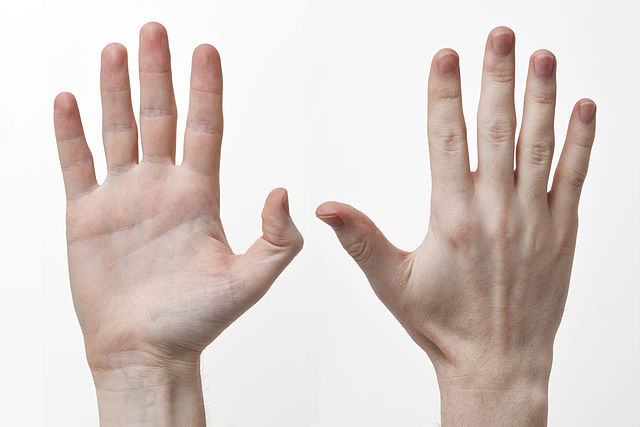
#> input picture Kodlar/hand.jpg, 640 x 427 px
$ python h4_8_hist_esitleme.py
#> lines starting #> are read from the running program, lines starting #| are printed output that depends on the picture
#histogram eşitleme
import cv2
import matplotlib.pyplot as plt
import numpy as np
import math
# görüntüyü yeniden boyutlandırma yapacaksak
# image2 = cv2.resize(image, (500, 600))
img = cv2.imread('hand.jpg',0)
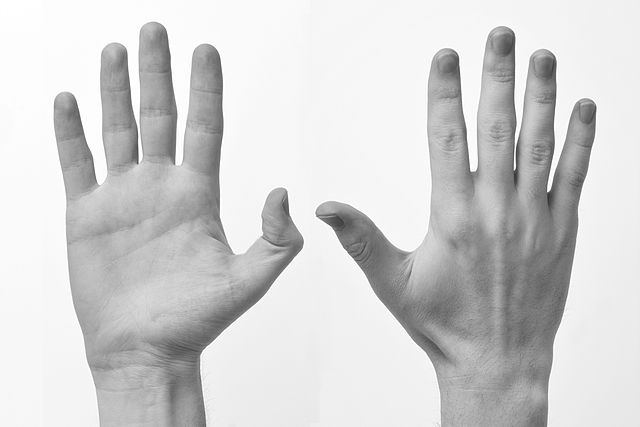
#> img: shape (427, 640); min 47, max 255, mean 209.4
equ = cv2.equalizeHist(img)
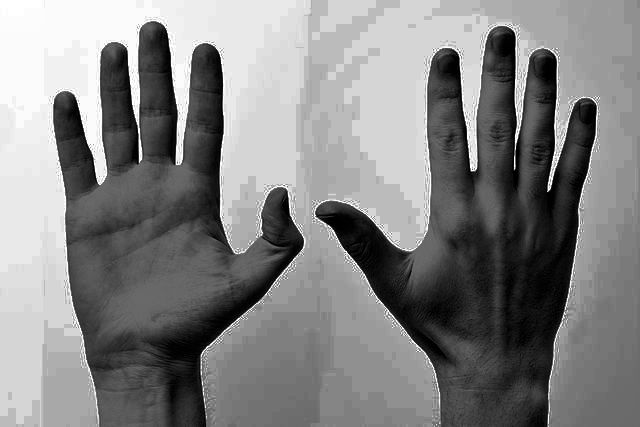
#> equ: shape (427, 640); min 0, max 255, mean 130.7
# iki görüntüyü tek pencerede gösterme
res = np.hstack((img, equ))
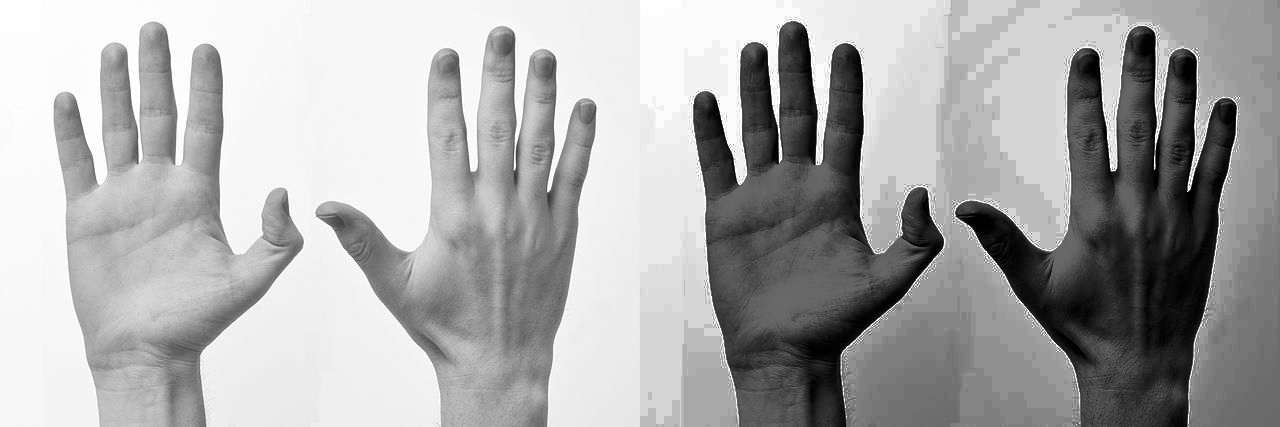
#> res: shape (427, 1280); min 0, max 255, mean 170.1
# show image input vs output
cv2.imshow("image", res)
cv2.waitKey(0)
cv2.destroyAllWindows()

$ run again, with Kodlar/gamma_transformed0.1.jpg copied over Kodlar/hand.jpg
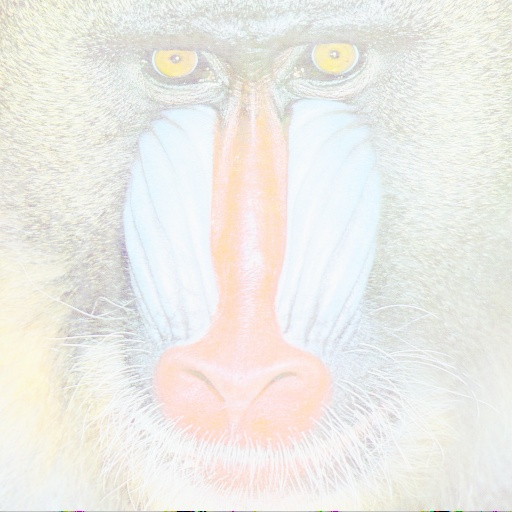
#> input picture Kodlar/gamma_transformed0.1.jpg, 512 x 512 px
#> `equ = cv2.equalizeHist(img)`:
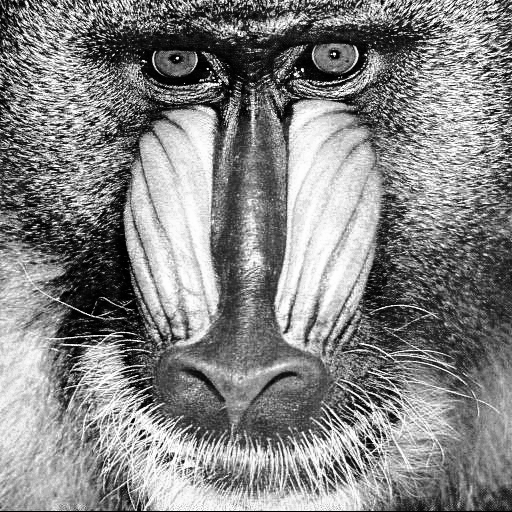
#> equ: shape (512, 512); min 0, max 255, mean 132
#> `res = np.hstack((img, equ))`:
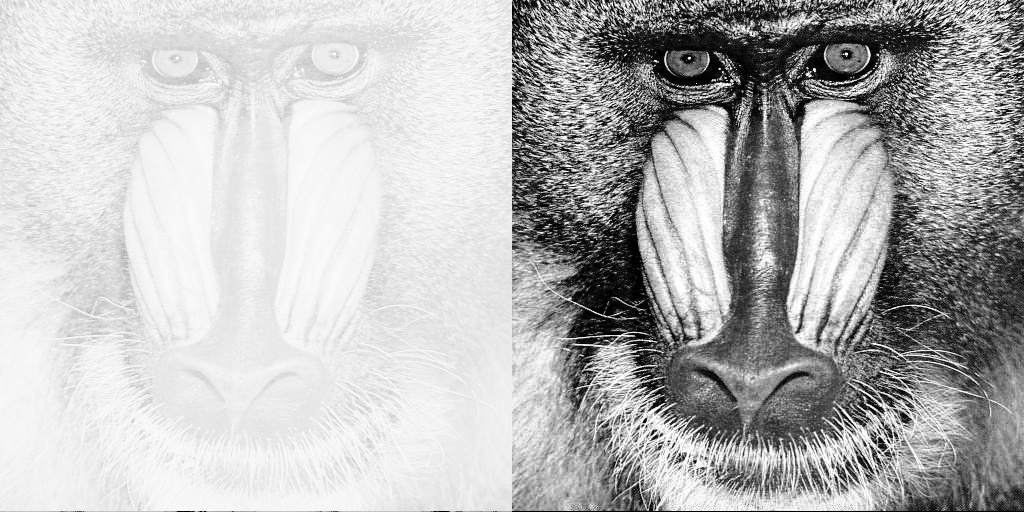
#> res: shape (512, 1024); min 0, max 255, mean 183.8
